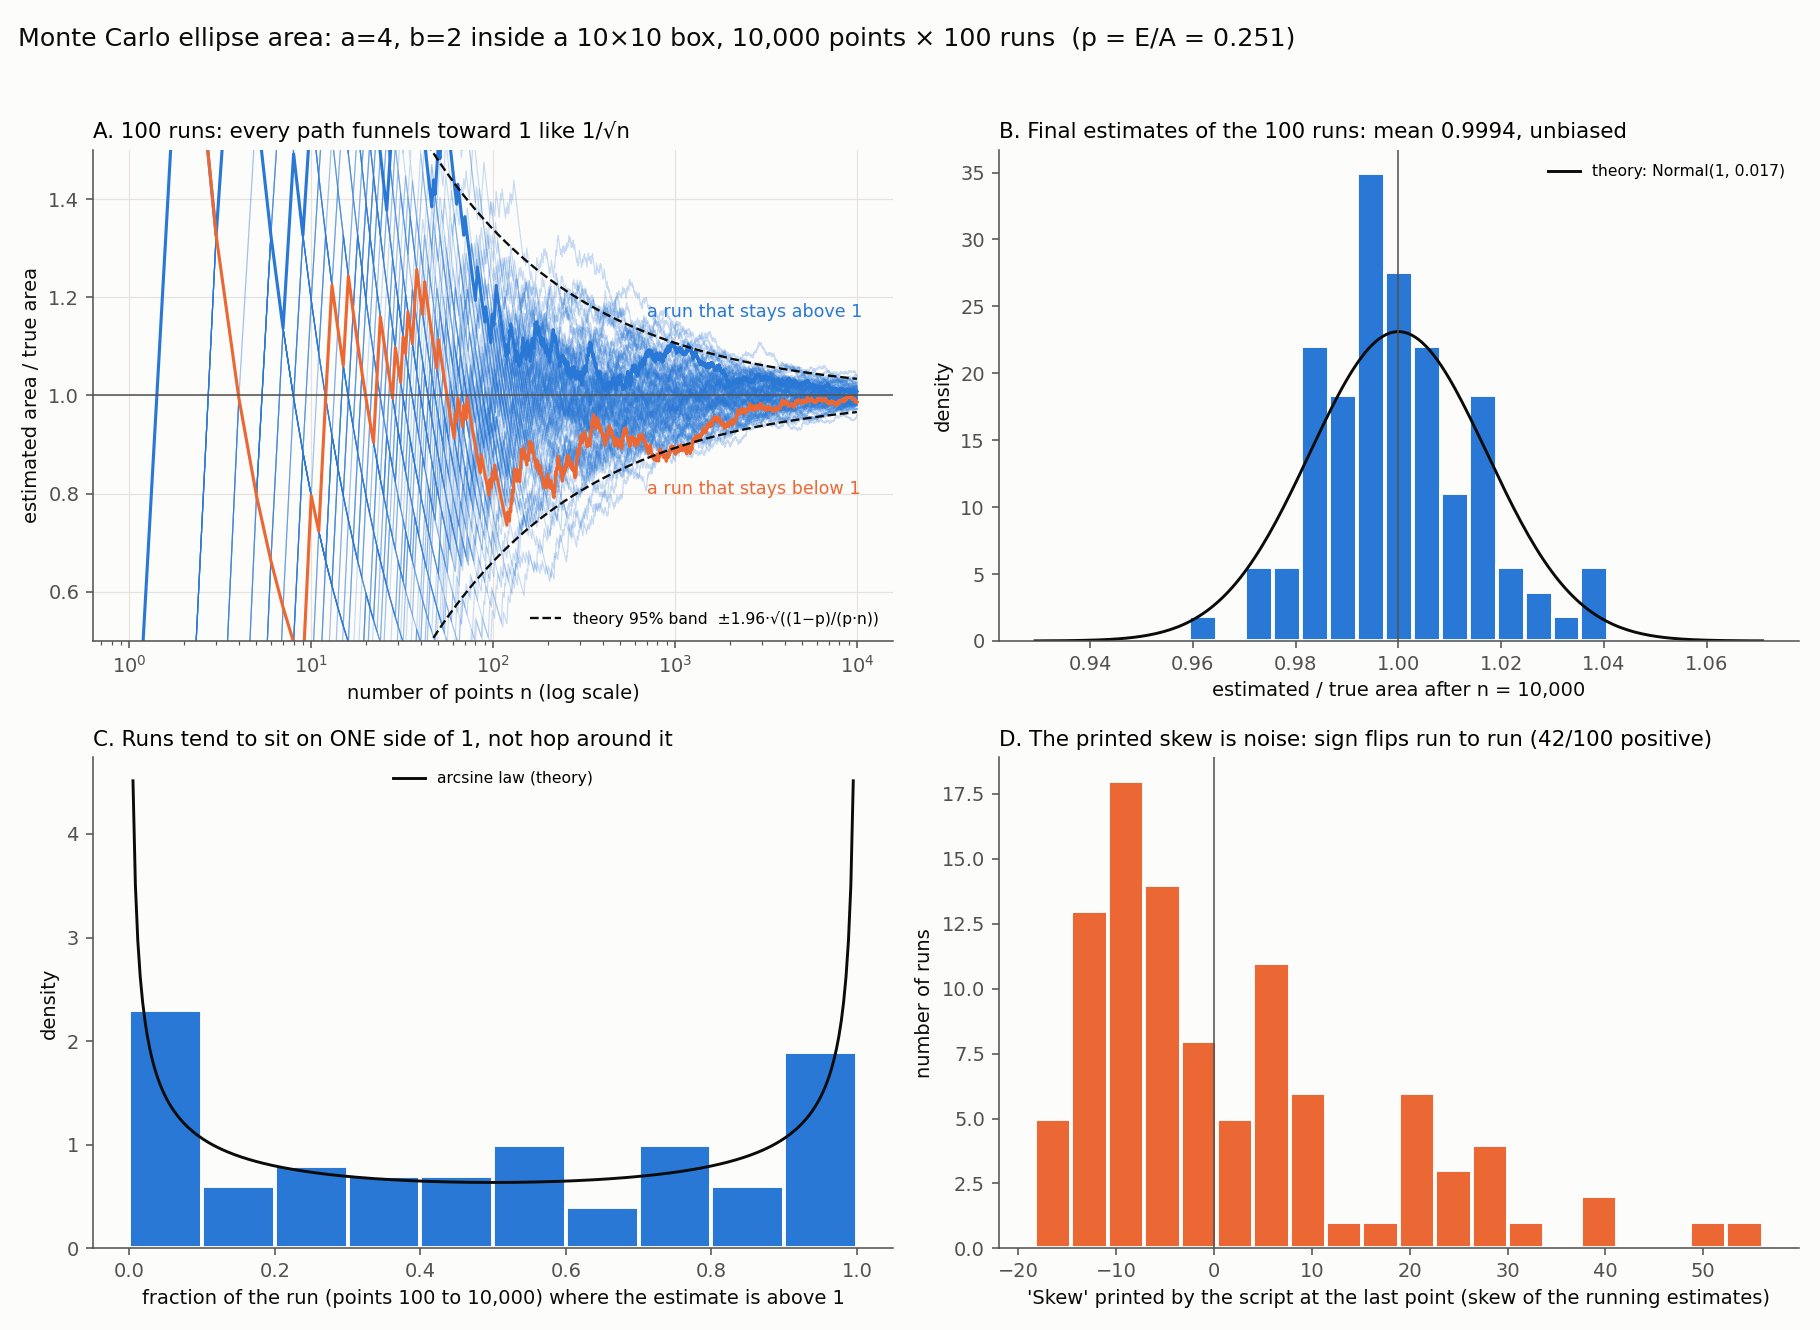

Python code for this plot:
"""
Verification: run the ellipse Monte Carlo 100 times (10,000 points each)
using exactly the same math as 01-original-ellipse/ellipse_area.py,
and check whether the "skew away from 1" is a real problem.
"""
import os
import numpy as np
import matplotlib
matplotlib.use("Agg")
import matplotlib.pyplot as plt
from scipy.stats import skew, norm

OUT = os.path.join(os.path.dirname(os.path.abspath(__file__)), "ellipse_100_runs.png")
rng = np.random.default_rng(2026)

# Same setup as the original script: box centered (0,0) 10x10, ellipse a=4 (vertical), b=2
hb, kb, w, ht = 0, 0, 10, 10
h, k, a, b = 0, 0, 4, 2
n, runs = 10_000, 100
A, E = w * ht, np.pi * a * b
p = E / A

paths = np.empty((runs, n))
running_skew = np.empty(runs)
raw_final_S = np.empty(runs)
for r in range(runs):
    x = rng.uniform(hb - w/2, hb + w/2, n)
    y = rng.uniform(kb - ht/2, kb + ht/2, n)
    i = ((x-h)**2)/(b**2) + ((y-k)**2)/(a**2) <= 1
    inside = np.cumsum(i.astype(int))
    S = A * inside / np.arange(1, n+1)       # exactly what the script's loop computes
    paths[r] = S / E                         # what goes into `estimates`
    running_skew[r] = skew(paths[r])         # the "Skew" printed at the last line
    raw_final_S[r] = S[-1]

js = np.arange(1, n+1)
final = paths[:, -1]
sd_theory = np.sqrt((1-p)/(p*js))
frac_above = (paths > 1).mean(axis=1)
# time-in-lead measured after the first 100 points (avoid the j=1 0/4 artifacts)
frac_above_late = (paths[:, 100:] > 1).mean(axis=1)

print(f"p = E/A = {p:.4f}, E = {E:.3f}, A = {A}")
print(f"Final estimate/true over 100 runs: mean={final.mean():.4f}, sd={final.std(ddof=1):.4f}, theory sd={sd_theory[-1]:.4f}")
print(f"  min={final.min():.4f} max={final.max():.4f}, runs above 1: {(final>1).sum()}")
print(f"  skew of the 100 FINAL estimates: {skew(final):+.3f}  (theory {(1-2*p)/np.sqrt(n*p*(1-p)):+.3f})")
print(f"'Running skew' (script's statistic) across runs: mean={running_skew.mean():+.2f}, "
      f"range {running_skew.min():+.2f}..{running_skew.max():+.2f}, positive in {(running_skew>0).sum()}/100")
print(f"Mean of all estimates in a run (script's 'Mean'): avg over runs {paths.mean(axis=1).mean():.4f}")
print(f"Fraction of run spent above 1 (after pt 100): <10% or >90% in {((frac_above_late<.1)|(frac_above_late>.9)).sum()} runs, 40-60% in {((frac_above_late>.4)&(frac_above_late<.6)).sum()} runs")
print(f"Raw S at end (what figure 2 actually plots) avg = {raw_final_S.mean():.2f}; red line drawn at 1")

# ---------- figure ----------
BLUE, ORANGE, INK, INK2, GRID = "#2a78d6", "#eb6834", "#0b0b0b", "#52514e", "#e4e3df"
plt.rcParams.update({"font.size": 10, "axes.edgecolor": INK2, "axes.labelcolor": INK,
                     "xtick.color": INK2, "ytick.color": INK2, "axes.spines.top": False,
                     "axes.spines.right": False, "figure.facecolor": "#fcfcfb",
                     "axes.facecolor": "#fcfcfb"})
fig, ax = plt.subplots(2, 2, figsize=(13, 9.5))

# A: all 100 running paths
a0 = ax[0, 0]
for r in range(runs):
    a0.plot(js, paths[r], color=BLUE, lw=0.6, alpha=0.25)
hi = np.argmax(frac_above_late); lo = np.argmin(frac_above_late)
a0.plot(js, paths[hi], color=BLUE, lw=1.6)
a0.plot(js, paths[lo], color=ORANGE, lw=1.6)
a0.plot(js, 1 + 1.96*sd_theory, color=INK, lw=1.2, ls="--")
a0.plot(js, 1 - 1.96*sd_theory, color=INK, lw=1.2, ls="--", label="theory 95% band  ±1.96·√((1−p)/(p·n))")
a0.axhline(1, color=INK2, lw=0.8)
a0.set_xscale("log"); a0.set_ylim(0.5, 1.5)
a0.set_xlabel("number of points n (log scale)"); a0.set_ylabel("estimated area / true area")
a0.set_title("A. 100 runs: every path funnels toward 1 like 1/√n", loc="left", fontsize=11)
a0.text(700, 1.16, "a run that stays above 1", color=BLUE, fontsize=9)
a0.text(700, 0.80, "a run that stays below 1", color=ORANGE, fontsize=9)
a0.legend(loc="lower right", fontsize=8, frameon=False)
a0.grid(color=GRID, lw=0.6)

# B: final estimates
a1 = ax[0, 1]
a1.hist(final, bins=15, color=BLUE, edgecolor="#fcfcfb", linewidth=2, density=True)
xx = np.linspace(final.min()-0.03, final.max()+0.03, 200)
a1.plot(xx, norm.pdf(xx, 1, sd_theory[-1]), color=INK, lw=1.5, label="theory: Normal(1, %.3f)" % sd_theory[-1])
a1.axvline(1, color=INK2, lw=0.8)
a1.set_xlabel(f"estimated / true area after n = {n:,}")
a1.set_ylabel("density")
a1.set_title(f"B. Final estimates of the 100 runs: mean {final.mean():.4f}, unbiased", loc="left", fontsize=11)
a1.legend(frameon=False, fontsize=8)

# C: fraction of each run spent above 1
a2 = ax[1, 0]
a2.hist(frac_above_late, bins=10, range=(0, 1), color=BLUE, edgecolor="#fcfcfb", linewidth=2, density=True)
t = np.linspace(0.005, 0.995, 300)
a2.plot(t, 1/(np.pi*np.sqrt(t*(1-t))), color=INK, lw=1.5, label="arcsine law (theory)")
a2.set_xlabel("fraction of the run (points 100 to 10,000) where the estimate is above 1")
a2.set_ylabel("density")
a2.set_title("C. Runs tend to sit on ONE side of 1, not hop around it", loc="left", fontsize=11)
a2.legend(frameon=False, fontsize=8)

# D: the script's "skew" statistic
a3 = ax[1, 1]
a3.hist(running_skew, bins=20, color=ORANGE, edgecolor="#fcfcfb", linewidth=2)
a3.axvline(0, color=INK2, lw=0.8)
a3.set_xlabel("'Skew' printed by the script at the last point (skew of the running estimates)")
a3.set_ylabel("number of runs")
a3.set_title(f"D. The printed skew is noise: sign flips run to run ({(running_skew>0).sum()}/100 positive)", loc="left", fontsize=11)

fig.suptitle(f"Monte Carlo ellipse area: a={a}, b={b} inside a {w}×{ht} box, {n:,} points × {runs} runs  (p = E/A = {p:.3f})",
             fontsize=13, x=0.01, ha="left", color=INK)
fig.tight_layout(rect=(0, 0, 1, 0.96))
fig.savefig(OUT, dpi=140)
print("saved", OUT)
